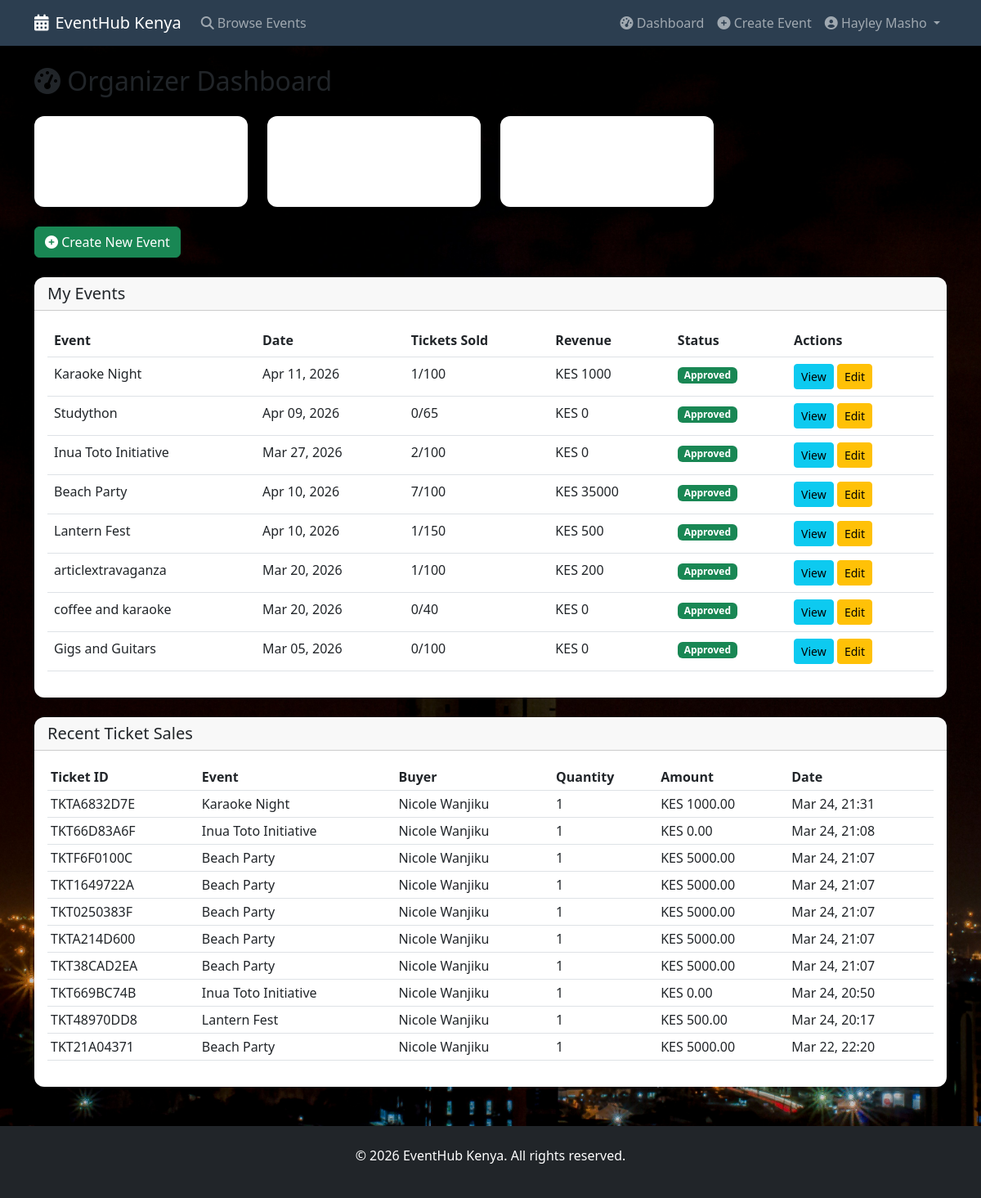
Screenshot of /dashboard/organizer/ (signed in) with the database file from the repository.
### accounts/models.py (models this page shows, shortened)
class User(AbstractUser):
    USER_TYPES = (
        ('event_goer', 'Event Goer'),
        ('organizer', 'Event Organizer'),
        ('admin', 'Administrator'),
    )
    user_type = models.CharField(max_length=20, choices=USER_TYPES, default='event_goer')
    phone_number = models.CharField(max_length=15, blank=True)

### events/models.py (models this page shows, shortened)
class Event(models.Model):
    STATUS_CHOICES = (
        ('draft', 'Draft'),
        ('pending', 'Pending Approval'),
        ('approved', 'Approved'),
        ('rejected', 'Rejected'),
        ('cancelled', 'Cancelled'),
        ('completed', 'Completed'),
    )
    title = models.CharField(max_length=200)
    description = models.TextField()
    category = models.ForeignKey(Category, on_delete=models.SET_NULL, null=True)
    organizer = models.ForeignKey(settings.AUTH_USER_MODEL, on_delete=models.CASCADE)
    venue = models.CharField(max_length=200)
    address = models.TextField()
    city = models.CharField(max_length=100)
    start_date = models.DateTimeField()
    end_date = models.DateTimeField()
    registration_deadline = models.DateTimeField()
    featured_image = models.ImageField(upload_to='event_images/', blank=True, null=True)
    total_capacity = models.PositiveIntegerField(default=100)
    tickets_sold = models.PositiveIntegerField(default=0)
    price = models.DecimalField(max_digits=10, decimal_places=2, default=0.00)
    status = models.CharField(max_length=20, choices=STATUS_CHOICES, default='pending')
    created_at = models.DateTimeField(auto_now_add=True)
    updated_at = models.DateTimeField(auto_now=True)
    class Meta:
        ordering = ['-created_at']

### tickets/models.py (models this page shows, shortened)
class Ticket(models.Model):
    STATUS_CHOICES = (
        ('active', 'Active'),
        ('used', 'Used'),
        ('cancelled', 'Cancelled'),
    )
    ticket_id = models.CharField(max_length=50, unique=True)
    event = models.ForeignKey('events.Event', on_delete=models.CASCADE, related_name='tickets')
    user = models.ForeignKey(settings.AUTH_USER_MODEL, on_delete=models.CASCADE)
    quantity = models.PositiveIntegerField(default=1)
    total_amount = models.DecimalField(max_digits=10, decimal_places=2)
    qr_code = models.ImageField(upload_to='qr_codes/', blank=True, null=True)
    status = models.CharField(max_length=20, choices=STATUS_CHOICES, default='active')
    purchased_at = models.DateTimeField(auto_now_add=True)
    class Meta:
        ordering = ['-purchased_at']

### dashboard/views.py (the view)
# urls.py: path('organizer/', views.organizer_dashboard, name='organizer_dashboard'),
@login_required
def organizer_dashboard(request):
    if request.user.user_type != 'organizer':
        messages.error(request, 'Access denied. Organizer privileges required.')
        return redirect('home')
    events = Event.objects.filter(organizer=request.user)
    total_events = events.count()
    total_tickets_sold = events.aggregate(total=Sum('tickets_sold'))['total'] or 0
    total_revenue = 0
    for event in events:
        total_revenue += event.tickets_sold * event.price
    upcoming_events = events.filter(
        start_date__gte=timezone.now(),
        status='approved'
    ).order_by('start_date')
    recent_tickets = Ticket.objects.filter(
        event__organizer=request.user
    ).select_related('event', 'user').order_by('-purchased_at')[:10]
    context = {
        'events': events,
        'total_events': total_events,
        'total_tickets_sold': total_tickets_sold,
        'total_revenue': total_revenue,
        'upcoming_events': upcoming_events,
        'recent_tickets': recent_tickets,
    }
    return render(request, 'dashboard/organizer.html', context)

### templates/dashboard/organizer.html (shortened to what this page needs)
{% extends 'base.html' %}
{% block content %}
<h2 class="mb-4"><i class="fas fa-tachometer-alt"></i> Organizer Dashboard</h2>
<div class="row mb-4">
    <div class="col-md-3">
        <div class="card bg-primary text-white">
            <div class="card-body">
                <h5>Total Events</h5>
                <h2>{{ total_events }}</h2>
            </div>
        </div>
    </div>
    <div class="col-md-3">
        <div class="card bg-success text-white">
            <div class="card-body">
                <h5>Tickets Sold</h5>
                <h2>{{ total_tickets_sold }}</h2>
            </div>
        </div>
    </div>
    <div class="col-md-3">
        <div class="card bg-info text-white">
            <div class="card-body">
                <h5>Revenue</h5>
                <h2>KES {{ total_revenue }}</h2>
            </div>
        </div>
    </div>
</div>
<div class="mb-4">
    <a href="{% url 'events:create_event' %}" class="btn btn-success">
        <i class="fas fa-plus-circle"></i> Create New Event
    </a>
</div>
<div class="card">
    <div class="card-header">
        <h5 class="mb-0">My Events</h5>
    </div>
    <div class="card-body">
        <div class="table-responsive">
            <table class="table table-hover">
                <thead>
                    <tr>
                        <th>Event</th>
                        <th>Date</th>
                        <th>Tickets Sold</th>
                        <th>Revenue</th>
                        <th>Status</th>
                        <th>Actions</th>
                    </tr>
                </thead>
                <tbody>
                    {% for event in events %}
                    <tr>
                        <td>{{ event.title }}</td>
                        <td>{{ event.start_date|date:"M d, Y" }}</td>
                        <td>{{ event.tickets_sold }}/{{ event.total_capacity }}</td>
                        <td>KES {% widthratio event.tickets_sold 1 event.price %}</td>
                        <td>
                            <span class="badge {% if event.status == 'approved' %}bg-success{% elif event.status == 'pending' %}bg-warning{% else %}bg-danger{% endif %}">
                                {{ event.get_status_display }}
                            </span>
                        </td>
                        <td>
                            <a href="{% url 'events:event_detail' event.id %}" class="btn btn-sm btn-info">
                                View
                            </a>
                            <a href="{% url 'events:edit_event' event.id %}" class="btn btn-sm btn-warning">
                                Edit
                            </a>
                        </td>
                    </tr>
                    {% empty %}
                    <tr>
                        <td colspan="6" class="text-center">No events created yet</td>
                    </tr>
                    {% endfor %}
                </tbody>
            </table>
        </div>
    </div>
</div>
<div class="card mt-4">
    <div class="card-header">
        <h5 class="mb-0">Recent Ticket Sales</h5>
    </div>
    <div class="card-body">
        <div class="table-responsive">
            <table class="table table-sm">
                <thead>
                    <tr>
                        <th>Ticket ID</th>
                        <th>Event</th>
                        <th>Buyer</th>
                        <th>Quantity</th>
                        <th>Amount</th>
                        <th>Date</th>
                    </tr>
                </thead>
                <tbody>
                    {% for ticket in recent_tickets %}
                    <tr>
                        <td>{{ ticket.ticket_id }}</td>
                        <td>{{ ticket.event.title }}</td>
                        <td>{{ ticket.user.username }}</td>
                        <td>{{ ticket.quantity }}</td>
                        <td>KES {{ ticket.total_amount }}</td>
                        <td>{{ ticket.purchased_at|date:"M d, H:i" }}</td>
                    </tr>
                    {% empty %}
                    <tr>
                        <td colspan="6" class="text-center">No sales yet</td>
                    </tr>
                    {% endfor %}
                </tbody>
            </table>
        </div>
    </div>
</div>
{% endblock %}

### templates/base.html (shortened to what this page needs)
<!DOCTYPE html>
<html lang="en">
<head>
    <link href="https://cdn.jsdelivr.net/npm/bootstrap@5.3.0/dist/css/bootstrap.min.css" rel="stylesheet">
    <link rel="stylesheet" href="https://cdnjs.cloudflare.com/ajax/libs/font-awesome/6.4.0/css/all.min.css">
    {% load static %}
    <link rel="stylesheet" href="{% static 'css/style.css' %}">
</head>
<body>
    <nav class="navbar navbar-expand-lg navbar-dark bg-primary">
        <div class="container">
            <a class="navbar-brand" href="{% url 'home' %}">
                <i class="fas fa-calendar-alt me-2"></i>EventHub Kenya
            </a>
            <div class="collapse navbar-collapse" id="navbarNav">
                <ul class="navbar-nav me-auto">
                    <li class="nav-item">
                        <a class="nav-link" href="{% url 'events:event_list' %}">
                            <i class="fas fa-search me-1"></i>Browse Events
                        </a>
                    </li>
                </ul>
                <ul class="navbar-nav">
                    {% if user.is_authenticated %}
                        {% if user.user_type == 'organizer' %}
                        <li class="nav-item">
                            <a class="nav-link" href="{% url 'dashboard:organizer_dashboard' %}">
                                <i class="fas fa-tachometer-alt"></i> Dashboard
                            </a>
                        </li>
                        <li class="nav-item">
                            <a class="nav-link" href="{% url 'events:create_event' %}">
                                <i class="fas fa-plus-circle"></i> Create Event
                            </a>
                        </li>
                        {% endif %}
                        <li class="nav-item dropdown">
                            <a class="nav-link dropdown-toggle" href="#" role="button" data-bs-toggle="dropdown">
                                <i class="fas fa-user-circle"></i> {{ user.username }}
                            </a>
                        </li>
                    {% endif %}
                </ul>
            </div>
        </div>
    </nav>
    <main class="container my-4">
        {% block content %}
        {% endblock %}
    </main>
    <footer class="bg-dark text-white mt-5 py-4">
        <div class="container text-center">
            <p>&copy; 2026 EventHub Kenya. All rights reserved.</p>
        </div>
    </footer>
</body>
</html>

### static/style.css (style rules this page uses)
html, body { background-image: url('/static/images/city.jpg') !important; background-size: cover !important; background-position: center !important; background-attachment: fixed !important; background-repeat: no-repeat !important; }
.card { background-color: white !important; border: none; border-radius: 12px; }
.navbar { background-color: #2c3e50 !important; }
footer { background-color: #2c3e50 !important; }

### rows the page displays
User: username "Hayley Masho"
Event: title "Karaoke Night", start_date "Apr 11, 2026", tickets_sold "1", total_capacity "100", tickets_sold+price "1000", status "Approved"
Event: title "Studython", start_date "Apr 09, 2026", tickets_sold "0", total_capacity "65", tickets_sold+price "0", status "Approved"
Event: title "Inua Toto Initiative", start_date "Mar 27, 2026", tickets_sold "2", total_capacity "100", tickets_sold+price "0", status "Approved"
Event: title "Beach Party", start_date "Apr 10, 2026", tickets_sold "7", total_capacity "100", tickets_sold+price "35000", status "Approved"
Event: title "Lantern Fest", start_date "Apr 10, 2026", tickets_sold "1", total_capacity "150", tickets_sold+price "500", status "Approved"
Event: title "articlextravaganza", start_date "Mar 20, 2026", tickets_sold "1", total_capacity "100", tickets_sold+price "200", status "Approved"
Event: title "coffee and karaoke", start_date "Mar 20, 2026", tickets_sold "0", total_capacity "40", tickets_sold+price "0", status "Approved"
Event: title "Gigs and Guitars", start_date "Mar 05, 2026", tickets_sold "0", total_capacity "100", tickets_sold+price "0", status "Approved"
Ticket: ticket_id "TKTA6832D7E", event "Karaoke Night", user.username "Nicole Wanjiku", quantity "1", total_amount "1000.00", purchased_at "Mar 24, 21:31"
Ticket: ticket_id "TKT66D83A6F", event "Inua Toto Initiative", user.username "Nicole Wanjiku", quantity "1", total_amount "0.00", purchased_at "Mar 24, 21:08"
Ticket: ticket_id "TKTF6F0100C", event "Beach Party", user.username "Nicole Wanjiku", quantity "1", total_amount "5000.00", purchased_at "Mar 24, 21:07"
Ticket: ticket_id "TKT1649722A", event "Beach Party", user.username "Nicole Wanjiku", quantity "1", total_amount "5000.00", purchased_at "Mar 24, 21:07"
Ticket: ticket_id "TKT0250383F", event "Beach Party", user.username "Nicole Wanjiku", quantity "1", total_amount "5000.00", purchased_at "Mar 24, 21:07"
Ticket: ticket_id "TKTA214D600", event "Beach Party", user.username "Nicole Wanjiku", quantity "1", total_amount "5000.00", purchased_at "Mar 24, 21:07"
Ticket: ticket_id "TKT38CAD2EA", event "Beach Party", user.username "Nicole Wanjiku", quantity "1", total_amount "5000.00", purchased_at "Mar 24, 21:07"
Ticket: ticket_id "TKT669BC74B", event "Inua Toto Initiative", user.username "Nicole Wanjiku", quantity "1", total_amount "0.00", purchased_at "Mar 24, 20:50"
Ticket: ticket_id "TKT48970DD8", event "Lantern Fest", user.username "Nicole Wanjiku", quantity "1", total_amount "500.00", purchased_at "Mar 24, 20:17"
Ticket: ticket_id "TKT21A04371", event "Beach Party", user.username "Nicole Wanjiku", quantity "1", total_amount "5000.00", purchased_at "Mar 22, 22:20"
